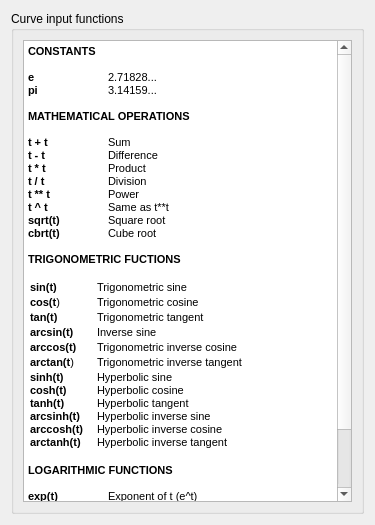
<?xml version="1.0" encoding="UTF-8"?>
<ui version="4.0">
 <class>Form</class>
 <widget class="QWidget" name="Form">
  <property name="geometry">
   <rect>
    <x>0</x>
    <y>0</y>
    <width>375</width>
    <height>525</height>
   </rect>
  </property>
  <property name="windowTitle">
   <string>Help Window</string>
  </property>
  <layout class="QVBoxLayout" name="verticalLayout">
   <item>
    <widget class="QGroupBox" name="groupBox">
     <property name="title">
      <string>Curve input functions</string>
     </property>
     <layout class="QGridLayout" name="gridLayout">
      <item row="0" column="0">
       <widget class="QTextBrowser" name="textBrowser">
        <property name="html">
         <string>&lt;!DOCTYPE HTML PUBLIC &quot;-//W3C//DTD HTML 4.0//EN&quot; &quot;http://www.w3.org/TR/REC-html40/strict.dtd&quot;&gt;
&lt;html&gt;&lt;head&gt;&lt;meta name=&quot;qrichtext&quot; content=&quot;1&quot; /&gt;&lt;style type=&quot;text/css&quot;&gt;
p, li { white-space: pre-wrap; }
&lt;/style&gt;&lt;/head&gt;&lt;body style=&quot; font-family:'MS Shell Dlg 2'; font-size:8.25pt; font-weight:400; font-style:normal;&quot;&gt;
&lt;p style=&quot; margin-top:0px; margin-bottom:0px; margin-left:0px; margin-right:0px; -qt-block-indent:0; text-indent:0px;&quot;&gt;&lt;span style=&quot; font-weight:600;&quot;&gt;CONSTANTS&lt;/span&gt;&lt;/p&gt;
&lt;p style=&quot;-qt-paragraph-type:empty; margin-top:0px; margin-bottom:0px; margin-left:0px; margin-right:0px; -qt-block-indent:0; text-indent:0px;&quot;&gt;&lt;br /&gt;&lt;/p&gt;
&lt;p style=&quot; margin-top:0px; margin-bottom:0px; margin-left:0px; margin-right:0px; -qt-block-indent:0; text-indent:0px;&quot;&gt;&lt;span style=&quot; font-weight:600;&quot;&gt;e&lt;/span&gt;	2.71828...&lt;/p&gt;
&lt;p style=&quot; margin-top:0px; margin-bottom:0px; margin-left:0px; margin-right:0px; -qt-block-indent:0; text-indent:0px;&quot;&gt;&lt;span style=&quot; font-weight:600;&quot;&gt;pi&lt;/span&gt;	3.14159...&lt;/p&gt;
&lt;p style=&quot;-qt-paragraph-type:empty; margin-top:0px; margin-bottom:0px; margin-left:0px; margin-right:0px; -qt-block-indent:0; text-indent:0px; font-weight:600;&quot;&gt;&lt;br /&gt;&lt;/p&gt;
&lt;p style=&quot; margin-top:0px; margin-bottom:0px; margin-left:0px; margin-right:0px; -qt-block-indent:0; text-indent:0px;&quot;&gt;&lt;span style=&quot; font-weight:600;&quot;&gt;MATHEMATICAL OPERATIONS&lt;/span&gt;&lt;/p&gt;
&lt;p style=&quot;-qt-paragraph-type:empty; margin-top:0px; margin-bottom:0px; margin-left:0px; margin-right:0px; -qt-block-indent:0; text-indent:0px; font-weight:600;&quot;&gt;&lt;br /&gt;&lt;/p&gt;
&lt;p style=&quot; margin-top:0px; margin-bottom:0px; margin-left:0px; margin-right:0px; -qt-block-indent:0; text-indent:0px;&quot;&gt;&lt;span style=&quot; font-weight:600;&quot;&gt;t + t	&lt;/span&gt;Sum&lt;/p&gt;
&lt;p style=&quot; margin-top:0px; margin-bottom:0px; margin-left:0px; margin-right:0px; -qt-block-indent:0; text-indent:0px;&quot;&gt;&lt;span style=&quot; font-weight:600;&quot;&gt;t - t	&lt;/span&gt;Difference&lt;/p&gt;
&lt;p style=&quot; margin-top:0px; margin-bottom:0px; margin-left:0px; margin-right:0px; -qt-block-indent:0; text-indent:0px;&quot;&gt;&lt;span style=&quot; font-weight:600;&quot;&gt;t * t	&lt;/span&gt;Product&lt;/p&gt;
&lt;p style=&quot; margin-top:0px; margin-bottom:0px; margin-left:0px; margin-right:0px; -qt-block-indent:0; text-indent:0px;&quot;&gt;&lt;span style=&quot; font-weight:600;&quot;&gt;t / t	&lt;/span&gt;Division&lt;/p&gt;
&lt;p style=&quot; margin-top:0px; margin-bottom:0px; margin-left:0px; margin-right:0px; -qt-block-indent:0; text-indent:0px;&quot;&gt;&lt;span style=&quot; font-weight:600;&quot;&gt;t ** t	&lt;/span&gt;Power&lt;/p&gt;
&lt;p style=&quot; margin-top:0px; margin-bottom:0px; margin-left:0px; margin-right:0px; -qt-block-indent:0; text-indent:0px;&quot;&gt;&lt;span style=&quot; font-weight:600;&quot;&gt;t ^ t	&lt;/span&gt;Same as t**t&lt;/p&gt;
&lt;p style=&quot; margin-top:0px; margin-bottom:0px; margin-left:0px; margin-right:0px; -qt-block-indent:0; text-indent:0px;&quot;&gt;&lt;span style=&quot; font-weight:600;&quot;&gt;sqrt(t)&lt;/span&gt;	Square root&lt;/p&gt;
&lt;p style=&quot; margin-top:0px; margin-bottom:0px; margin-left:0px; margin-right:0px; -qt-block-indent:0; text-indent:0px;&quot;&gt;&lt;span style=&quot; font-weight:600;&quot;&gt;cbrt(t)&lt;/span&gt;	Cube root&lt;/p&gt;
&lt;p style=&quot;-qt-paragraph-type:empty; margin-top:0px; margin-bottom:0px; margin-left:0px; margin-right:0px; -qt-block-indent:0; text-indent:0px; font-weight:600;&quot;&gt;&lt;br /&gt;&lt;/p&gt;
&lt;p style=&quot; margin-top:0px; margin-bottom:0px; margin-left:0px; margin-right:0px; -qt-block-indent:0; text-indent:0px;&quot;&gt;&lt;span style=&quot; font-weight:600;&quot;&gt;TRIGONOMETRIC FUCTIONS&lt;/span&gt;&lt;/p&gt;
&lt;p style=&quot;-qt-paragraph-type:empty; margin-top:0px; margin-bottom:0px; margin-left:0px; margin-right:0px; -qt-block-indent:0; text-indent:0px; font-weight:600;&quot;&gt;&lt;br /&gt;&lt;/p&gt;
&lt;p style=&quot;-qt-paragraph-type:empty; margin-top:0px; margin-bottom:0px; margin-left:0px; margin-right:0px; -qt-block-indent:0; text-indent:0px;&quot;&gt;&lt;br /&gt;&lt;/p&gt;
&lt;table border=&quot;0&quot; style=&quot; margin-top:0px; margin-bottom:0px; margin-left:0px; margin-right:0px;&quot; cellspacing=&quot;2&quot; cellpadding=&quot;0&quot; bgcolor=&quot;#ffffff&quot;&gt;
&lt;tr&gt;
&lt;td style=&quot; vertical-align:top; padding-left:0; padding-right:0; padding-top:0; padding-bottom:0;&quot;&gt;
&lt;p style=&quot; margin-top:12px; margin-bottom:12px; margin-left:0px; margin-right:0px; -qt-block-indent:0; text-indent:0px;&quot;&gt;&lt;span style=&quot; font-weight:600;&quot;&gt;sin(t)&lt;/span&gt;&lt;/p&gt;&lt;/td&gt;
&lt;td style=&quot; vertical-align:top; padding-left:0; padding-right:0; padding-top:0; padding-bottom:0;&quot;&gt;
&lt;p style=&quot; margin-top:12px; margin-bottom:12px; margin-left:0px; margin-right:0px; -qt-block-indent:0; text-indent:0px;&quot;&gt;&lt;span style=&quot; font-family:'Open Sans,sans-serif'; color:#000000;&quot;&gt;Trigonometric sine&lt;/span&gt;&lt;/p&gt;&lt;/td&gt;&lt;/tr&gt;
&lt;tr&gt;
&lt;td style=&quot; vertical-align:top; padding-left:0; padding-right:0; padding-top:0; padding-bottom:0;&quot;&gt;
&lt;p style=&quot; margin-top:12px; margin-bottom:12px; margin-left:0px; margin-right:0px; -qt-block-indent:0; text-indent:0px;&quot;&gt;&lt;span style=&quot; font-weight:600;&quot;&gt;cos(t&lt;/span&gt;)&lt;/p&gt;&lt;/td&gt;
&lt;td style=&quot; vertical-align:top; padding-left:0; padding-right:0; padding-top:0; padding-bottom:0;&quot;&gt;
&lt;p style=&quot; margin-top:12px; margin-bottom:12px; margin-left:0px; margin-right:0px; -qt-block-indent:0; text-indent:0px;&quot;&gt;&lt;span style=&quot; font-family:'Open Sans,sans-serif'; color:#000000;&quot;&gt;Trigonometric cosine&lt;/span&gt;&lt;/p&gt;&lt;/td&gt;&lt;/tr&gt;
&lt;tr&gt;
&lt;td style=&quot; vertical-align:top; padding-left:0; padding-right:0; padding-top:0; padding-bottom:0;&quot;&gt;
&lt;p style=&quot; margin-top:12px; margin-bottom:12px; margin-left:0px; margin-right:0px; -qt-block-indent:0; text-indent:0px;&quot;&gt;&lt;span style=&quot; font-weight:600;&quot;&gt;tan(t)&lt;/span&gt;&lt;/p&gt;&lt;/td&gt;
&lt;td style=&quot; vertical-align:top; padding-left:0; padding-right:0; padding-top:0; padding-bottom:0;&quot;&gt;
&lt;p style=&quot; margin-top:12px; margin-bottom:12px; margin-left:0px; margin-right:0px; -qt-block-indent:0; text-indent:0px;&quot;&gt;&lt;span style=&quot; font-family:'Open Sans,sans-serif'; color:#000000;&quot;&gt;Trigonometric tangent&lt;/span&gt;&lt;/p&gt;&lt;/td&gt;&lt;/tr&gt;
&lt;tr&gt;
&lt;td style=&quot; vertical-align:top; padding-left:0; padding-right:0; padding-top:0; padding-bottom:0;&quot;&gt;
&lt;p style=&quot; margin-top:12px; margin-bottom:12px; margin-left:0px; margin-right:0px; -qt-block-indent:0; text-indent:0px;&quot;&gt;&lt;span style=&quot; font-family:'Open Sans,sans-serif'; font-weight:600; color:#000000;&quot;&gt;arcsin(t)&lt;/span&gt;&lt;span style=&quot; font-family:'Open Sans,sans-serif'; color:#000000;&quot;&gt;   &lt;/span&gt;&lt;/p&gt;&lt;/td&gt;
&lt;td style=&quot; vertical-align:top; padding-left:0; padding-right:0; padding-top:0; padding-bottom:0;&quot;&gt;
&lt;p style=&quot; margin-top:12px; margin-bottom:12px; margin-left:0px; margin-right:0px; -qt-block-indent:0; text-indent:0px;&quot;&gt;&lt;span style=&quot; font-family:'Open Sans,sans-serif'; color:#000000;&quot;&gt;Inverse sine&lt;/span&gt;&lt;/p&gt;&lt;/td&gt;&lt;/tr&gt;
&lt;tr&gt;
&lt;td style=&quot; vertical-align:top; padding-left:0; padding-right:0; padding-top:0; padding-bottom:0;&quot;&gt;
&lt;p style=&quot; margin-top:12px; margin-bottom:12px; margin-left:0px; margin-right:0px; -qt-block-indent:0; text-indent:0px;&quot;&gt;&lt;span style=&quot; font-family:'Open Sans,sans-serif'; font-weight:600; color:#000000;&quot;&gt;arccos(t)      &lt;/span&gt;&lt;/p&gt;&lt;/td&gt;
&lt;td style=&quot; vertical-align:top; padding-left:0; padding-right:0; padding-top:0; padding-bottom:0;&quot;&gt;
&lt;p style=&quot; margin-top:12px; margin-bottom:12px; margin-left:0px; margin-right:0px; -qt-block-indent:0; text-indent:0px;&quot;&gt;&lt;span style=&quot; font-family:'Open Sans,sans-serif'; color:#000000;&quot;&gt;Trigonometric inverse cosine&lt;/span&gt;&lt;/p&gt;&lt;/td&gt;&lt;/tr&gt;
&lt;tr&gt;
&lt;td style=&quot; vertical-align:top; padding-left:0; padding-right:0; padding-top:0; padding-bottom:0;&quot;&gt;
&lt;p style=&quot; margin-top:12px; margin-bottom:12px; margin-left:0px; margin-right:0px; -qt-block-indent:0; text-indent:0px;&quot;&gt;&lt;span style=&quot; font-weight:600;&quot;&gt;arctan(t&lt;/span&gt;)&lt;/p&gt;&lt;/td&gt;
&lt;td style=&quot; vertical-align:top; padding-left:0; padding-right:0; padding-top:0; padding-bottom:0;&quot;&gt;
&lt;p style=&quot; margin-top:12px; margin-bottom:12px; margin-left:0px; margin-right:0px; -qt-block-indent:0; text-indent:0px;&quot;&gt;&lt;span style=&quot; font-family:'Open Sans,sans-serif'; color:#000000;&quot;&gt;Trigonometric inverse tangent&lt;/span&gt;&lt;/p&gt;&lt;/td&gt;&lt;/tr&gt;
&lt;tr&gt;
&lt;td style=&quot; vertical-align:top; padding-left:0; padding-right:0; padding-top:0; padding-bottom:0;&quot;&gt;
&lt;p style=&quot; margin-top:0px; margin-bottom:0px; margin-left:0px; margin-right:0px; -qt-block-indent:0; text-indent:0px;&quot;&gt;&lt;span style=&quot; font-weight:600;&quot;&gt;sinh(t)&lt;/span&gt;&lt;/p&gt;
&lt;p style=&quot; margin-top:0px; margin-bottom:0px; margin-left:0px; margin-right:0px; -qt-block-indent:0; text-indent:0px;&quot;&gt;&lt;span style=&quot; font-weight:600;&quot;&gt;cosh(t)&lt;/span&gt;&lt;/p&gt;
&lt;p style=&quot; margin-top:0px; margin-bottom:0px; margin-left:0px; margin-right:0px; -qt-block-indent:0; text-indent:0px;&quot;&gt;&lt;span style=&quot; font-weight:600;&quot;&gt;tanh(t)&lt;/span&gt;&lt;/p&gt;
&lt;p style=&quot; margin-top:0px; margin-bottom:0px; margin-left:0px; margin-right:0px; -qt-block-indent:0; text-indent:0px;&quot;&gt;&lt;span style=&quot; font-weight:600;&quot;&gt;arcsinh(t)&lt;/span&gt;&lt;/p&gt;
&lt;p style=&quot; margin-top:0px; margin-bottom:0px; margin-left:0px; margin-right:0px; -qt-block-indent:0; text-indent:0px;&quot;&gt;&lt;span style=&quot; font-weight:600;&quot;&gt;arccosh(t)&lt;/span&gt;&lt;/p&gt;
&lt;p style=&quot; margin-top:0px; margin-bottom:0px; margin-left:0px; margin-right:0px; -qt-block-indent:0; text-indent:0px;&quot;&gt;&lt;span style=&quot; font-weight:600;&quot;&gt;arctanh(t)&lt;/span&gt;&lt;/p&gt;&lt;/td&gt;
&lt;td style=&quot; vertical-align:top; padding-left:0; padding-right:0; padding-top:0; padding-bottom:0;&quot;&gt;
&lt;p style=&quot; margin-top:0px; margin-bottom:0px; margin-left:0px; margin-right:0px; -qt-block-indent:0; text-indent:0px;&quot;&gt;Hyperbolic sine&lt;/p&gt;
&lt;p style=&quot; margin-top:0px; margin-bottom:0px; margin-left:0px; margin-right:0px; -qt-block-indent:0; text-indent:0px;&quot;&gt;Hyperbolic cosine&lt;/p&gt;
&lt;p style=&quot; margin-top:0px; margin-bottom:0px; margin-left:0px; margin-right:0px; -qt-block-indent:0; text-indent:0px;&quot;&gt;Hyperbolic tangent&lt;/p&gt;
&lt;p style=&quot; margin-top:0px; margin-bottom:0px; margin-left:0px; margin-right:0px; -qt-block-indent:0; text-indent:0px;&quot;&gt;Hyperbolic inverse sine&lt;/p&gt;
&lt;p style=&quot; margin-top:0px; margin-bottom:0px; margin-left:0px; margin-right:0px; -qt-block-indent:0; text-indent:0px;&quot;&gt;Hyperbolic inverse cosine&lt;/p&gt;
&lt;p style=&quot; margin-top:0px; margin-bottom:0px; margin-left:0px; margin-right:0px; -qt-block-indent:0; text-indent:0px;&quot;&gt;Hyperbolic inverse tangent&lt;/p&gt;&lt;/td&gt;&lt;/tr&gt;&lt;/table&gt;
&lt;p style=&quot;-qt-paragraph-type:empty; margin-top:0px; margin-bottom:0px; margin-left:0px; margin-right:0px; -qt-block-indent:0; text-indent:0px; font-size:8pt;&quot;&gt;&lt;br /&gt;&lt;/p&gt;
&lt;p style=&quot; margin-top:0px; margin-bottom:0px; margin-left:0px; margin-right:0px; -qt-block-indent:0; text-indent:0px;&quot;&gt;&lt;span style=&quot; font-size:8pt; font-weight:600;&quot;&gt;LOGARITHMIC FUNCTIONS&lt;/span&gt;&lt;/p&gt;
&lt;p style=&quot;-qt-paragraph-type:empty; margin-top:0px; margin-bottom:0px; margin-left:0px; margin-right:0px; -qt-block-indent:0; text-indent:0px; font-size:8pt; font-weight:600;&quot;&gt;&lt;br /&gt;&lt;/p&gt;
&lt;p style=&quot; margin-top:0px; margin-bottom:0px; margin-left:0px; margin-right:0px; -qt-block-indent:0; text-indent:0px;&quot;&gt;&lt;span style=&quot; font-size:8pt; font-weight:600;&quot;&gt;exp(t) &lt;/span&gt;&lt;span style=&quot; font-size:8pt;&quot;&gt;	Exponent of t (e^t)&lt;/span&gt;&lt;/p&gt;
&lt;p style=&quot; margin-top:0px; margin-bottom:0px; margin-left:0px; margin-right:0px; -qt-block-indent:0; text-indent:0px;&quot;&gt;&lt;span style=&quot; font-size:8pt; font-weight:600;&quot;&gt;ln(t) &lt;/span&gt;&lt;span style=&quot; font-size:8pt;&quot;&gt;	Natural logarythm of t&lt;/span&gt;&lt;/p&gt;
&lt;p style=&quot; margin-top:0px; margin-bottom:0px; margin-left:0px; margin-right:0px; -qt-block-indent:0; text-indent:0px;&quot;&gt;&lt;span style=&quot; font-size:8pt; font-weight:600;&quot;&gt;log(t)&lt;/span&gt;&lt;span style=&quot; font-size:8pt;&quot;&gt;	Natural logarythm of t&lt;/span&gt;&lt;/p&gt;
&lt;p style=&quot; margin-top:0px; margin-bottom:0px; margin-left:0px; margin-right:0px; -qt-block-indent:0; text-indent:0px;&quot;&gt;&lt;span style=&quot; font-size:8pt; font-weight:600;&quot;&gt;log2(t)&lt;/span&gt;&lt;span style=&quot; font-size:8pt;&quot;&gt;	&lt;/span&gt;&lt;span style=&quot; font-family:'Open Sans,sans-serif'; font-size:8pt; color:#333333; background-color:#ffffff;&quot;&gt;Base-2 logarithm of t&lt;/span&gt;&lt;/p&gt;
&lt;p style=&quot; margin-top:0px; margin-bottom:0px; margin-left:0px; margin-right:0px; -qt-block-indent:0; text-indent:0px;&quot;&gt;&lt;span style=&quot; font-family:'Open Sans,sans-serif'; font-size:8pt; font-weight:600; color:#333333; background-color:#ffffff;&quot;&gt;log10(t)&lt;/span&gt;&lt;span style=&quot; font-family:'Open Sans,sans-serif'; font-size:8pt; color:#333333; background-color:#ffffff;&quot;&gt;	Base-10 logarithm of t&lt;/span&gt;&lt;/p&gt;
&lt;p style=&quot;-qt-paragraph-type:empty; margin-top:0px; margin-bottom:0px; margin-left:0px; margin-right:0px; -qt-block-indent:0; text-indent:0px; font-size:8pt;&quot;&gt;&lt;br /&gt;&lt;/p&gt;&lt;/body&gt;&lt;/html&gt;</string>
        </property>
       </widget>
      </item>
     </layout>
    </widget>
   </item>
  </layout>
 </widget>
 <resources/>
 <connections/>
</ui>
